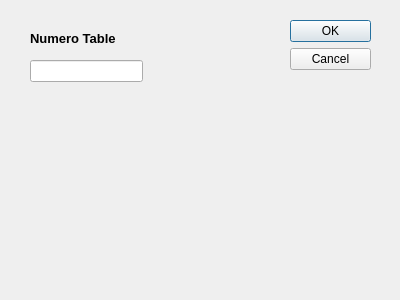
<?xml version="1.0" encoding="UTF-8"?>
<ui version="4.0">
 <class>supprimer_2</class>
 <widget class="QDialog" name="supprimer_2">
  <property name="geometry">
   <rect>
    <x>0</x>
    <y>0</y>
    <width>400</width>
    <height>300</height>
   </rect>
  </property>
  <property name="windowTitle">
   <string>Dialog</string>
  </property>
  <widget class="QDialogButtonBox" name="buttonBox">
   <property name="geometry">
    <rect>
     <x>290</x>
     <y>20</y>
     <width>81</width>
     <height>241</height>
    </rect>
   </property>
   <property name="orientation">
    <enum>Qt::Vertical</enum>
   </property>
   <property name="standardButtons">
    <set>QDialogButtonBox::Cancel|QDialogButtonBox::Ok</set>
   </property>
  </widget>
  <widget class="QLineEdit" name="lineEdit_numero">
   <property name="geometry">
    <rect>
     <x>30</x>
     <y>60</y>
     <width>113</width>
     <height>22</height>
    </rect>
   </property>
  </widget>
  <widget class="QLabel" name="label">
   <property name="geometry">
    <rect>
     <x>30</x>
     <y>30</y>
     <width>121</width>
     <height>16</height>
    </rect>
   </property>
   <property name="font">
    <font>
     <family>MS Shell Dlg 2</family>
     <pointsize>10</pointsize>
     <weight>75</weight>
     <bold>true</bold>
    </font>
   </property>
   <property name="text">
    <string>Numero Table</string>
   </property>
  </widget>
 </widget>
 <resources/>
 <connections>
  <connection>
   <sender>buttonBox</sender>
   <signal>accepted()</signal>
   <receiver>supprimer_2</receiver>
   <slot>accept()</slot>
   <hints>
    <hint type="sourcelabel">
     <x>248</x>
     <y>254</y>
    </hint>
    <hint type="destinationlabel">
     <x>157</x>
     <y>274</y>
    </hint>
   </hints>
  </connection>
  <connection>
   <sender>buttonBox</sender>
   <signal>rejected()</signal>
   <receiver>supprimer_2</receiver>
   <slot>reject()</slot>
   <hints>
    <hint type="sourcelabel">
     <x>316</x>
     <y>260</y>
    </hint>
    <hint type="destinationlabel">
     <x>286</x>
     <y>274</y>
    </hint>
   </hints>
  </connection>
 </connections>
</ui>
